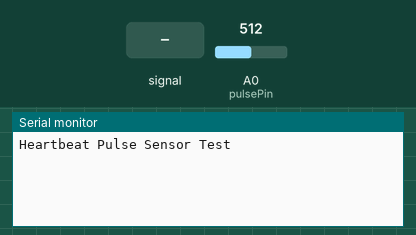
A sketch run on a simulated Arduino Uno, built with avr-gcc and run on an emulated ATmega328P. On the bench: the last lines printed to the serial monitor. Inputs (shaded band) come from the test bench; at power-on: A0 (pulsePin) = 512.

Above: at 1.2 s.
1.3 s: A0 (pulsePin) fed a 200 Hz sine of ±81 counts around its level
4.3 s: A0 (pulsePin) set to 560
At 4.31 s:
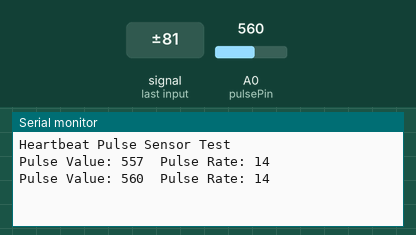
5.8 s: A0 (pulsePin) fed a 1000 Hz sine of ±255 counts around its level
At 6.37 s:
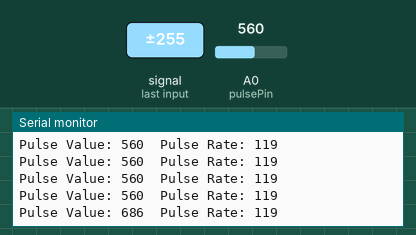
7.3 s: A0 (pulsePin) set to 716
At 7.42 s:
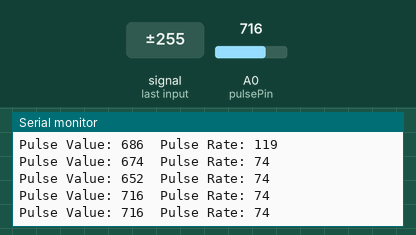
Timing chart, 0 to 9.8 s (numbered marks = the images above; inputs shaded):
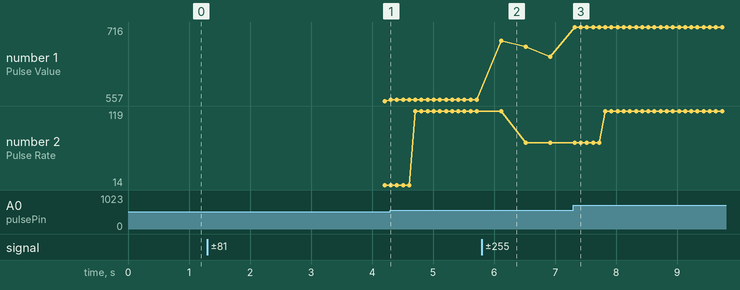

Measured:
- after the input at 4.3 s, the serial monitor: prints a new line at once (image 1)
- after the input at 5.8 s, the serial monitor: prints a new line after 0.32 s (image 2)
- after the input at 7.3 s, the serial monitor: prints a new line at once (image 3)
- plotted number 1: 557 → 560 after the input at 4.3 s, 560 → 652 after the input at 5.8 s, 652 → 716 after the input at 7.3 s
- plotted number 2: 14 → 119 after the input at 4.3 s, 119 → 74 after the input at 5.8 s

The sketch:

pulse.ino
```cpp
// Define the analog pin where the pulse sensor is connected
const int pulsePin = A0;  // A0 for pulse sensor

// Variables to store pulse sensor data
int pulseValue = 0;          // To store the pulse sensor value
int pulseRate = 0;           // To store the calculated pulse rate
int pulseThreshold = 550;    // Threshold value for detecting a heartbeat

// Variables for calculating pulse rate
unsigned long lastPulseTime = 0;
unsigned long pulseInterval = 0;
unsigned long currentMillis = 0;
unsigned long lastMillis = 0;

void setup() {
    Serial.begin(9600);
    pinMode(pulsePin, INPUT);  // Set the pulsePin as input
    Serial.println("Heartbeat Pulse Sensor Test");
}

void loop() {
    // Read the pulse sensor value
    pulseValue = analogRead(pulsePin);

    // Check if the pulse value is above the threshold (indicating a heartbeat)
    if (pulseValue > pulseThreshold) {
        currentMillis = millis();

        // Calculate the pulse rate if enough time has passed
        if (currentMillis - lastMillis > 500) { // Update pulse rate every 500ms
            pulseRate = 60000 / (currentMillis - lastMillis); // Calculate pulse rate (beats per minute)
            lastMillis = currentMillis;
        }

        // Output the pulse value and pulse rate to the Serial Monitor
        Serial.print("Pulse Value: ");
        Serial.print(pulseValue);
        Serial.print("\tPulse Rate: ");
        Serial.println(pulseRate);
    }

    // Optional: Add some delay to make the data more readable
    delay(100);
}
```
